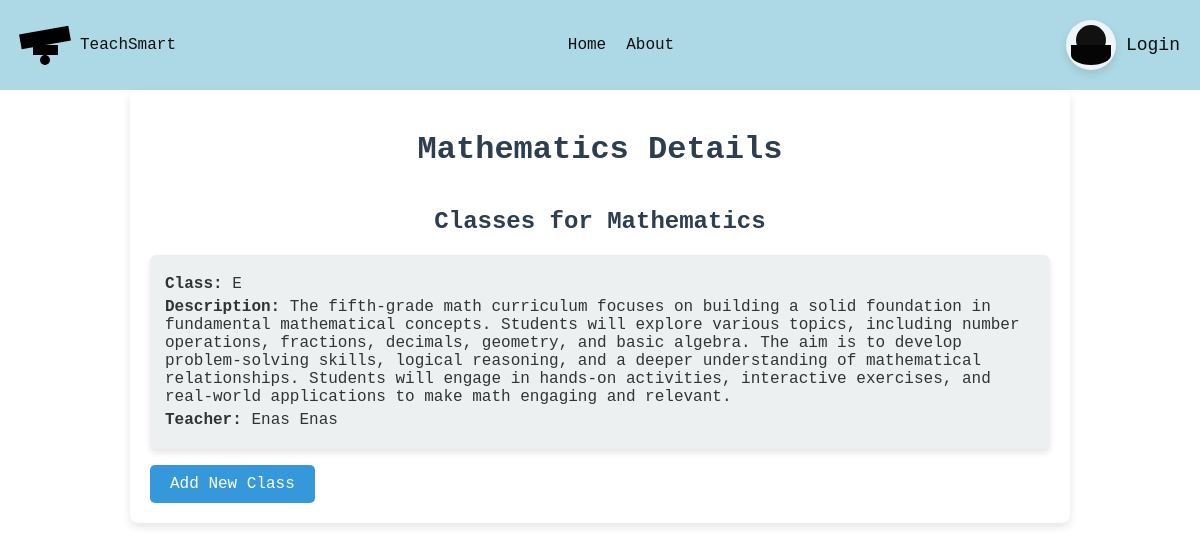
The page /subject_detail/Mathematics/ on the database as committed earlier.
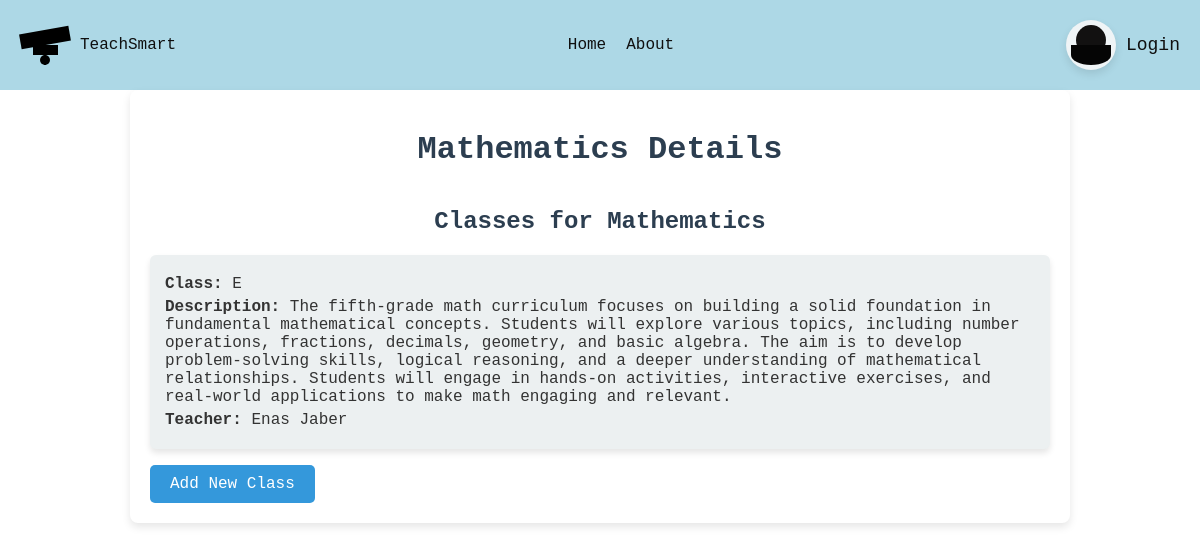
The same page on the database as committed later.
### tsweb/models.py (models this page shows, shortened)
class Subject(models.Model):
        SUBJECT_CHOICES = [
                ('Technology', 'Technology'),
                ('Mathematics', 'Mathematics'),
                ('History', 'History'),
                ( 'English', 'English'),
                ('Geography', 'Geography'),
                ('Literature', 'Literature'),
                ('Science', 'Science'),
            ]
        name = models.CharField(max_length=20, choices=SUBJECT_CHOICES)

class SubjectClass(models.Model):
    GRADE_CHOICES = Teacher.CLASS_CHOICES  # Use the same choices as in Teacher model
    subject = models.ForeignKey(Subject, on_delete=models.CASCADE, related_name='subject_classes')
    class_name = models.CharField(max_length=1, choices=GRADE_CHOICES)  # Class name or grade
    description = models.TextField(blank=True, help_text="Description of the subject")
    description = models.TextField(blank=True, help_text="Description of the subject")
    syllabus = models.TextField(blank=True, help_text="Syllabus or study path for the subject")
    teachers = models.ManyToManyField(Teacher, related_name='subject_classes', help_text="Select teachers for this subject")

class Teacher(models.Model):
    CLASS_CHOICES = [
        ('A', 'First grade'),
        ('B', 'Second grade'),
        ('C', 'Third grade'),
        ('D', 'Fourth grade'),
        ('E', 'Fifth grade'),
        ('F', 'Sixth grade'),
    ]
    id_number = models.CharField(
        max_length=9,
        unique=True,
        validators=[RegexValidator(r'^\d{9}$', "Please enter exactly 9 digits.")]
    )
    first_name = models.CharField(max_length=50)
    last_name = models.CharField(max_length=50)
    date_of_birth = models.DateField()
    email = models.EmailField(unique=True, validators=[EmailValidator(message="Invalid email address.")])
    phone_number = models.CharField(
        max_length=10,
        validators=[
            RegexValidator(
                regex=r'^(05\d|0[23489])\d{7}$',
                message='Invalid Israeli phone number. Please enter 10 digits starting with 05 .'
            )
        ]
    )
    password = models.CharField(max_length=128)  # הוספת שדה סיסמה
    subject = models.ForeignKey(Subject, on_delete=models.CASCADE, related_name='teachers', help_text="Select the subject the teacher can teach")
    classes = models.CharField(
        max_length=1,
        choices=CLASS_CHOICES,
        help_text="Select the grade the teacher can educate"
    )
    def __str__(self):
        return f"{self.first_name} {self.last_name}"

### tsweb/views.py (the view)
# urls.py: path('subject_detail/<str:name>/', views.subject_detail, name='subject_detail'),
def subject_detail(request, name):
    subject = get_object_or_404(Subject, name=name)
    subject_classes = subject.subject_classes.all()  # Access related classes
    return render(request, 'subject_detail.html', {'subject': subject, 'subject_classes': subject_classes})

### tsweb/Templates/subject_detail.html (shortened to what this page needs)
{% extends "base.html" %}
{% block content %}
<!DOCTYPE html>
<html>
<head>
    <link rel="stylesheet" href="https://cdnjs.cloudflare.com/ajax/libs/font-awesome/6.0.0-beta3/css/all.min.css">
</head>
<body>
    <div class="container">
        <h1>{{ subject.name }} Details</h1>
        <h2>Classes for {{ subject.name }}</h2>
        <ul class="subject-class-list">
            {% for subject_class in subject_classes %}
            <li>
                <p><strong>Class:</strong> {{ subject_class.class_name }}</p>
                <p><strong>Description:</strong> {{ subject_class.description }}</p>
                <p><strong>Teacher:</strong> {{ subject_class.teachers.all|join:", " }}</p>
            </li>
            {% empty %}
            <li>No classes available for this subject.</li>
            {% endfor %}
        </ul>
        <a href="{% url 'add_subject_class' subject.name %}" class="btn">Add New Class</a>
    </div>
</body>
</html>
{% endblock %}

### tsweb/Templates/base.html (shortened to what this page needs)
<!DOCTYPE html>
<html lang="en" dir="ltr">
<head>
    {% load static %}
    <link rel="stylesheet" href="{% static 'css/base.css' %}">
</head>
<body>
    <header>
        <div class="logo">
            <div class="graduation-hat">
                <div class="hat-top"></div>
                <div class="hat-tassel"></div>
            </div>
            <span>TeachSmart</span>
        </div>
        <nav>
            <ul>
                <li><a href="/">Home</a></li>
                <li><a href="home.html#about">About</a></li>
            </ul>
        </nav>
        <div class="auth-buttons">
                <a href="{% url 'LogIn' %}" class="login-button">
                    <div class="user-icon"></div>
                    <span class="login-text">Login</span>
                </a>
        </div>
    </header>
    <main>
        {% block content %}{% endblock %}
    </main>
</body>
</html>

### static/css/base.css (style rules this page uses)
header { display: flex; justify-content: space-between; align-items: center; padding: 20px; background-color:#add8e6; color: #0f0f0f; }
.logo { display: flex; align-items: center; }
.graduation-hat { width: 50px; height: 30px; position: relative; margin-right: 10px; }
.hat-top { width: 100%; height: 50%; background-color: #000; position: absolute; top: 0; left: 0; transform: rotate(-10deg); }
.hat-tassel { width: 2px; height: 20px; background-color: #000; position: absolute; top: 50%; left: 50%; transform: translateX(-50%); }
.hat-tassel::after { content: ''; width: 10px; height: 10px; background-color: #000; border-radius: 50%; position: absolute; bottom: 0; left: 50%; transform: translateX(-50%); }
nav ul { list-style: none; display: flex; gap: 20px; padding: 0; margin: 0; }
nav a { text-decoration: none; color: #0f0f0f; }
.auth-buttons { display: flex; align-items: center; }
.login-button { display: flex; align-items: center; gap: 10px; text-decoration: none; color: #0f0f0f; font-size: 18px; }
.user-icon { width: 50px; height: 50px; background-color: #eff4f6; border-radius: 50%; position: relative; cursor: pointer; display: flex; justify-content: center; align-items: center; box-shadow: 0 4px 8px rgba(0, 0, 0, 0.1); }
.user-icon::before { content: ''; width: 60%; height: 60%; background-color: #121111; border-radius: 50%; position: absolute; top: 10%; }
.user-icon::after { content: ''; width: 80%; height: 40%; background-color: #050505; border-radius: 0 0 50% 50%; position: absolute; bottom: 10%; }

### tsweb/Templates/subject_detail.html (style rules this page uses)
body { font-family: "Lucida Console", "Courier New", monospace; background-image: url('https://i.pinimg.com/736x/97/c3/b7/97c3b7fbc2c00c0d1b3276cadf937c3f.jpg'); background-size: 100%; background-position: center; background-repeat: no-repeat; background-attachment: fixed; margin: 0; padding: 0; color: #333; }
.container { max-width: 900px; size: 80%; margin: 0 auto; padding: 20px; background: #fff; border-radius: 8px; box-shadow: 0 4px 8px rgba(0, 0, 0, 0.1); }
h1, h2 { color: #2c3e50; text-align: center; margin-bottom: 20px; }
.subject-class-list { list-style: none; padding: 0; }
.subject-class-list li { background: #ecf0f1; border-radius: 6px; margin: 10px 0; padding: 15px; box-shadow: 0 4px 6px rgba(0, 0, 0, 0.1); transition: transform 0.3s ease, box-shadow 0.3s ease; }
.subject-class-list p { margin: 5px 0; }
.btn { display: inline-block; padding: 10px 20px; font-size: 16px; color: #fff; background: #3498db; border: none; border-radius: 5px; text-decoration: none; text-align: center; transition: background 0.3s ease; }

Rows that differ between the two databases and show on the page:
changed through a linked row, SubjectClass: teachers.all "Enas Enas" → "Enas Jaber"
